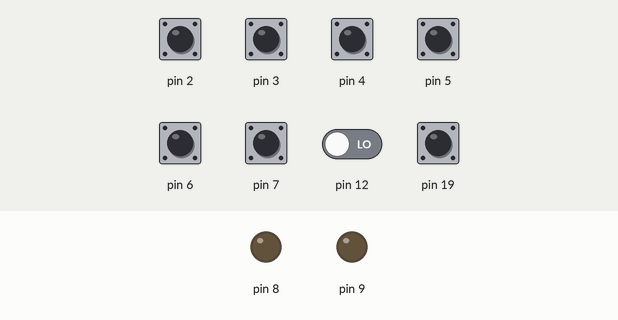
Recording of a sketch running on a simulated Arduino Uno, built with avr-gcc and run on an emulated ATmega328P. Parts: output pins drawn as LEDs (lit = HIGH). The test bench sets the inputs (shaded band); at power-on: pin 2–7, pin 19 HIGH, pin 12 LOW. The board resets itself during the run and starts again; EEPROM starts erased; what the sketch prints to the serial monitor is not drawn.

Above: at 5.0 s.
5.1 s: pin 19 pulled LOW for 1 s
At 5.52 s:
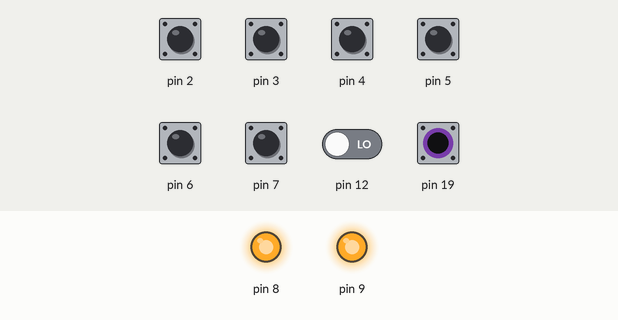
7.6 s: pin 2 pulled LOW for 0.15 s
Timing chart, 0 to 10.6 s (numbered marks = the images above; inputs shaded):
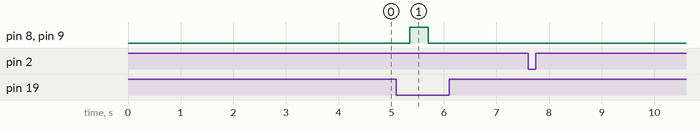

Measured:
- after the input at 5.1 s, pin 8, pin 9: LOW → HIGH after 0.25 s, → LOW 0.35 s later

The sketch:

8A_reset_controller.ino
```cpp
/*
 Program developed to check options for the reset function
 The bootloader reads the MCUSR (Micro controller status register) to identify resets due to POR and WDT.
 It uses writes to EEPROM to distinguish between WDT resets due to user programs and programming
 It also identifies program initiation following programming or pressing r at the p/r/t/D prompt.
 The reset control switch uses the WDT and EEPROM to trigger a SW reset.

Post reset the micro reads the EEPROM to determine its source.
 */

#include "8A_reset_controller_header.h"

int main (void){


setup_328_HW_Arduino_IO;


switch (reset_status){

case 1: User_prompt_Arduino;
Serial.write("\r\nProgram running following POR\t"); break;
case 2: Serial.write("\r\nProgram triggered by a SW_reset.\t"); break;
case 3: Serial.write("\r\nProgram triggered by the p/r/t/D... user prompt."); break;
case 4: Serial.write("\r\nProgram triggered by a flagged WDTout.\t"); break;
case 5: Serial.write("\r\nProgram halted (WDTout with ISR)\r\nPress reset ctl switch to continue\t");
Char_to_PC_as_binary((byte)copy_of_reset_ctl_reg);while(1)wdr();break;
case 6: Serial.write("\r\nWDTout. Press reset ctl switch to continue.");
Char_to_PC_as_binary((byte)copy_of_reset_ctl_reg);while(1)wdr();break;
case 7: Serial.write("\r\nJumps to 0x0000.\r\n(WDT configured with interrupt but ISR missing.)");}

Char_to_PC_as_binary((byte)copy_of_reset_ctl_reg);
_delay_ms(10);

set_up_PCI;
enable_PCI_on_sw1;

//cli();                          //This line prevents the fail safe mechanism from working
while(1)wdr();                    //Waits here for the switches to be operated

return 1;
}


ISR(PCINT2_vect){
if (switch_1_up)return;
  sei();
  disable_PCI_on_sw1;
if((switch_2_up) && (switch_3_up));                                             //Followed by SW_reset
if((switch_2_down) && (switch_3_up)){Signal_flagged_WDTout;}                    //Followed by SW_reset
if((switch_2_up) && (switch_3_down))while(1);                                   //WDT times out with interrupt
if((switch_2_down) && (switch_3_down)){cli();while(1);}                         //WDT times out but no interrupt is raised

while(switch_1_down)wdr();                                                      //Wait for switch to be released

SW_reset;}


//ISR (WDT_vect){Signal_WDTout_with_interrupt;WDTout;}      //Optional


void Char_to_PC_as_binary(unsigned char num){
Serial.write("\t\t");
for(int m = 0; m <= 7; m++)
{if (num & (1 << (7 - m)))Serial.write('1'); else Serial.write('0');}Serial.write("\t\t");}


/*******************************************************************************************************************/
```

8A_reset_controller_header.h
```cpp
#include <avr/wdt.h>

char User_response;
char reset_status;
char copy_of_reset_ctl_reg;


/**********************************************************************************/
#define  OSC_CAL \
if ((eeprom_read_byte((uint8_t*)0x3FF) > 0x0F)\
&&  (eeprom_read_byte((uint8_t*)0x3FF) < 0xF0) && (eeprom_read_byte((uint8_t*)0x3FF)\
== eeprom_read_byte((uint8_t*)0x3FE))) {OSCCAL = eeprom_read_byte((uint8_t*)0x3FE);}

//If the internal clock has been calibrated, a calibration byte will be found in EEPROM locations 0x3FF/E


/************************************************************************************************************************************/
#define setup_328_HW_Arduino_IO \
\
setup_watchdog;\
ADMUX |= (1 << REFS0);\
initialise_IO;\
OSC_CAL;\
\
comms_cal;\
set_up_pin_change_interrupt_on_PC5;\
\
setup_one_wire_comms;\
set_up_activity_leds;\
sei();\
Serial.begin(115200);\
while (!Serial);\
determine_reset_source;\
One_25ms_WDT_with_interrupt;

//The reset control switch is connected to PC5


/************************************************************************************************************************************/
#define setup_328_HW_Basic_IO \
\
setup_watchdog;\
ADMUX |= (1 << REFS0);\
initialise_IO;\
OSC_CAL;\
\
comms_cal;\
set_up_pin_change_interrupt_on_PC5;\
\
setup_one_wire_comms;\
set_up_activity_leds;\
sei();\
setup_PC_comms(0,16);\
_delay_ms(10);\
determine_reset_source;\
One_25ms_WDT_with_interrupt;


/************************************************************************************************************************************/
#define wdr()  __asm__ __volatile__("wdr")

#define setup_watchdog \
wdr();\
MCUSR &= ~(1<<WDRF);\
WDTCSR |= (1 <<WDCE) | (1<< WDE);\
WDTCSR = 0;


#define SW_reset {Signal_SW_reset;wdt_enable(WDTO_30MS);while(1);}
#define WDTout {wdt_enable(WDTO_30MS);while(1);}


#define One_25ms_WDT_with_interrupt \
wdr();\
WDTCSR |= (1 <<WDCE) | (1<< WDE);\
WDTCSR = (1<< WDE) | (1 << WDIE) |  (1 << WDP0)  |  (1 << WDP1);


/************************************************************************************************************************************/
#define initialise_IO \
MCUCR &= (~(1 << PUD));\
DDRB = 0;\
DDRC = 0;\
DDRD = 0;\
PORTB = 0xFF;\
PORTC = 0xFF;\
PORTD = 0xFF;

//All ports are initialised to weak pull up (WPU)


/************************************************************************************************************************************/
#define User_prompt_Arduino \
{while(1){\
do{Serial.write("R?    ");}   while((isCharavailable_A(35) == 0));\
User_response = Serial.read();\
if((User_response == 'R') || (User_response == 'r'))break;} Serial.write("\r\n");}


/**********************************************************************************/
#define reset_ctl_reg                         0x3FC
#define Signal_flagged_WDTout                 eeprom_write_byte((uint8_t*)reset_ctl_reg, ~0x10)
#define Signal_WDTout_with_interrupt          eeprom_write_byte((uint8_t*)reset_ctl_reg, ~0x20)
#define Signal_SW_reset                       eeprom_write_byte((uint8_t*)reset_ctl_reg,(eeprom_read_byte((uint8_t*)reset_ctl_reg) & ~0x40))
#define clear_reset_ctl_reg                   eeprom_write_byte((uint8_t*)reset_ctl_reg, ~0)

#define Reset_control_switch_up               (PINC & 0x20)


/************************************************************************************************************************************/
#define determine_reset_source \
switch (eeprom_read_byte((uint8_t*)reset_ctl_reg))\
{case ((byte)~1): reset_status = 1; break;\
case ((byte)~0x42): reset_status = 2; break;\
case ((byte)~8): reset_status = 3; break;\
case ((byte) ~0x52):  reset_status = 4; break;\
case ((byte) ~0x22):  reset_status = 5; break;\
case ((byte) ~0x2):  reset_status = 6; break;\
case ((byte) ~0): reset_status = 7; break;}\
copy_of_reset_ctl_reg = eeprom_read_byte((uint8_t*)reset_ctl_reg);\
clear_reset_ctl_reg;

/*
reset_status:
1 POR                     bit 0 of reset control register
2 SW_reset                bits 6 and 1
3 prtD                    bit 3
4 Flaged WDTout           bit 6,4 and 1
5 WDTout with ISR         bit 5 and 1
6 WDTout                  bit 1
7 As 5 but ISR missing    No bits

Note : Set bit 2 to generate the prtD... prompt
*/


/************************************************************************************************************************************/
#define fail_safe \
if(reset_status == 5)\
{Serial.write("\r\nProgram halted (WDTout with ISR)\r\n");\
Char_to_PC_as_binary((byte)copy_of_reset_ctl_reg);\
while(1)wdr();}\
if(reset_status == 6)\
{Serial.write("\r\nWDTout\r\n");while(1)wdr();}


/************************************************************************************************************************************/
#define set_up_PCI                  PCICR |= (1 << PCIE2);
#define reinstate_PCI               PCICR |= (1 << PCIE2);
#define enable_PCI_on_sw1           PCMSK2 |= (1 << PCINT18);
#define disable_PCI_on_sw1          PCMSK2 &= (~(1 << PCINT18));

#define switch_1_up               (PIND & 0x04)
#define switch_2_up               (PIND & 0x20)
#define switch_3_up               (PIND & 0x80)
#define switch_1_down             (PIND & 0x04)^0x04
#define switch_2_down             (PIND & 0x20)^0x20
#define switch_3_down             (PIND & 0x80)^0x80

#define newline                   Serial.write("\r\n");


/************************************************************************************************************************************/
#include "Resources_reset_controller\One_wire_header.h"
#include "Resources_reset_controller\One_wire_transactions.c"
#include "Resources_reset_controller\Basic_IO_and_Timer.c"
#include "Resources_reset_controller\display_driver_subroutines_KBD.c"
#include "Resources_reset_controller\Reset_project_subroutines.c"


/***************************************************************************************************************************************/
```

One_wire_header.h
```cpp
void UART_Tx_1_wire(void);
void UART_Rx_1_wire(void);

volatile char One_wire_Rx_char, One_wire_Tx_char;
volatile char Tx_complete, Rx_complete;

volatile char One_wire_mode;

int Comms_clock;


/**********************************************************************************/
#define  comms_cal \
if (((signed char)eeprom_read_byte((uint8_t*)0x3F6) > -50)\
&&  ((signed char)eeprom_read_byte((uint8_t*)0x3F6) < 50) && ((signed char)eeprom_read_byte((uint8_t*)0x3F6)\
== (signed char)eeprom_read_byte((uint8_t*)0x3F7)))\
{Comms_clock = 200 + (signed char) eeprom_read_byte((uint8_t*)0x3F6);}

//A calibration byte for the one wire comms clock is stored in EEPROM loactons 0x3F6/7
//For zero calibration the clock which runs at 1MHz generates a baud rate of 200uS


/************************************************************************************************************************************/
#define setup_one_wire_comms \
PCICR |= (1 << PCIE0); PCMSK0 |= (1 << PCINT4);\
PORTB &= (~(1 << PORTB4));

//One wire comms uses port PB4.  This sets it up as input with interrupt on pin change (IPC)

#define clear_display 						One_wire_Tx_char = 'c';  UART_Tx_1_wire();

//Mini_OS responds to  "Transaction type 'c' by clearing the display

#define set_up_pin_change_interrupt_on_PC5  		PCICR |= (1 << PCIE1); PCMSK1 |= (1 << PCINT13);
#define pause_pin_change_interrupt_on_PC5  			PCICR &= (~(1 << PCIE1));
#define reinstate_pin_change_interrupt_on_PC5  		PCICR |= (1 << PCIE1);

//The reset control switch uses PC5 (PCINT13).This sets it up for weak pull up (WPU) with IPC

#define Reset_ATtiny1606 \
One_wire_Tx_char = 'F'; UART_Tx_1_wire();

//Mini_OS responds to  "Transaction type 'c' by initialising a watch dog time out


/************************************************************************************************************************************/
#define Start_clock		    	TCNT0 = 0;  OCR0A = 0; TCCR0B = (1 << CS01);

//Initialses Timer 0 Output compare and counter values to zero, sets TO clock to 1MHz and starts it

#define wait_for_comms_tick \
OCR0A +=  Comms_clock;\
while (!(TIFR0 & (1 << OCF0A)));\
TIFR0 = 0xFF;

//Increment Timer 0 Output compare register A and wait untill the value in the Timer 0 counter is the same


#define wait_for_half_comms_tick \
OCR0A =  Comms_clock/2;\
while (!(TIFR0 & (1 << OCF0A)));\
TIFR0 = 0xFF;

#define boot_reset_ctl_reg			0x3FC
#define 	set_Run_BL_bit			eeprom_write_byte((uint8_t*)boot_reset_ctl_reg, (eeprom_read_byte((uint8_t*)(0x3FC)) & (~4)));


//if the hex_text_programmer reads bit 1 of EPPPROM loation 0x3FC as zero it will run the bootloader

#define PINB4_down	((PINB & 0x10)^0x10)
#define PINC5_down	((PINC & 0x20)^0x20)
#define PINC5_up	(PINC & 0x20)


/************************************************************************************************************************************/
#define  set_up_activity_leds \
DDRB |= (1 << DDB0) | (1 << DDB1);\
LED_1_off;\
LED_2_off;

#define LED_1_off	 	PORTB &= (~(1 << PB1));
#define LED_1_on	 	PORTB |= (1 << PB1);

#define LED_2_off	 	PORTB &= (~(1 << PB0));
#define LED_2_on	 	PORTB |= (1 << PB0);

#define Toggle_LED_1 \
if (PORTB & (1 << PB1)){LED_1_off;}\
else {PORTB |= (1 << PB1);}
```
